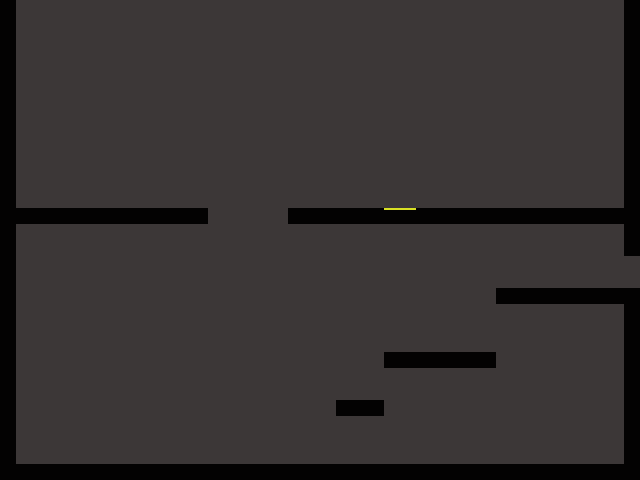

This game map was drawn from its Tiled (.tmx) file and the tilesets committed beside it. A one-line description and the trimmed map source follow:
An orthogonal 40x30 tile map with 16x16 px tiles, 2 tile layers (background, platforms) and 19 objects (jb).

<map version="1.0" orientation="orthogonal" renderorder="right-down" width="40" height="30" tilewidth="16" tileheight="16" nextobjectid="93">
 <tileset firstgid="1" name="grid-tiles" tilewidth="16" tileheight="16" tilecount="16" columns="4">
  <image source="../images/grid-tiles.png" width="64" height="64" />
  <tile id="2">
   <properties>
    <property name="slope" value="up" />
   </properties>
  </tile>
  <tile id="3">
   <properties>
    <property name="slope" value="down" />
   </properties>
  </tile>
  <tile id="4">
   <properties>
    <property name="jumpboost" value="true" />
   </properties>
  </tile>
 </tileset>
 <layer name="background" width="40" height="30">
  <data>[1200 cells, 1200 non-empty, 1 distinct tile ids]</data>
 </layer>
 <layer name="platforms" width="40" height="30">
  <data>[1200 cells, 166 non-empty, 3 distinct tile ids]</data>
 </layer>
 <objectgroup name="collision">
  <object id="1" x="-192" y="208" width="400" height="16" />
  <object id="3" x="384" y="352" width="112" height="16" />
  <object id="4" x="0" y="464" width="640" height="16" />
  <object id="6" x="336" y="400" width="48" height="16" />
  <object id="26" x="496" y="288" width="272" height="16" />
  <object id="30" x="0" y="-96" width="16" height="560">
   <properties>
    <property name="transparent" type="bool" value="true" />
   </properties>
  </object>
  <object id="31" x="624" y="0" width="16" height="256">
   <properties>
    <property name="transparent" type="bool" value="true" />
   </properties>
  </object>
  <object id="34" x="288" y="208" width="464" height="16" />
  <object id="39" name="jb" x="385" y="208" width="32" height="16">
   <properties>
    <property name="jumpboost" value="true" />
   </properties>
  </object>
  <object id="83" x="624" y="304" width="16" height="160" />
  <object id="87" x="672" y="224" width="16" height="64">
   <properties>
    <property name="transparent" type="bool" value="true" />
   </properties>
  </object>
 </objectgroup>
 <objectgroup name="movingplatforms">
  <object id="68" x="208" y="208" width="80" height="16">
   <properties>
    <property name="name" value="elevator" />
    <property name="stop" type="int" value="1" />
   </properties>
  </object>
  <object id="69" x="208" y="400" width="80" height="16">
   <properties>
    <property name="name" value="elevator" />
    <property name="stop" type="int" value="2" />
   </properties>
  </object>
  <object id="91" x="288" y="144" width="80" height="16">
   <properties>
    <property name="name" value="sidey" />
    <property name="stop" type="int" value="1" />
   </properties>
  </object>
  <object id="92" x="544" y="144" width="80" height="16">
   <properties>
    <property name="delay" type="int" value="5" />
    <property name="name" value="sidey" />
    <property name="stop" type="int" value="2" />
   </properties>
  </object>
 </objectgroup>
 <objectgroup name="lighting">
  <object id="75" x="-14" y="10">
   <properties>
    <property name="color" type="color" value="#ffb0aa50" />
    <property name="radius" type="int" value="300" />
   </properties>
   <ellipse />
  </object>
  <object id="80" x="658" y="10" height="6">
   <properties>
    <property name="color" type="color" value="#ffb0aa50" />
    <property name="radius" type="int" value="300" />
   </properties>
   <ellipse />
  </object>
  <object id="81" x="400" y="234">
   <properties>
    <property name="color" type="color" value="#ffb0aa50" />
    <property name="radius" type="int" value="300" />
   </properties>
   <ellipse />
  </object>
  <object id="86" x="706" y="266">
   <properties>
    <property name="color" type="color" value="#ffff0000" />
    <property name="radius" type="int" value="300" />
   </properties>
   <ellipse />
  </object>
 </objectgroup>
</map>
